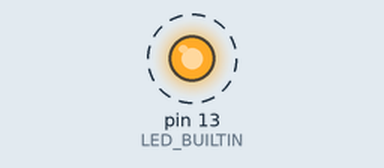
Simulated run of this sketch. Board: Arduino Uno, built with avr-gcc and run on an emulated ATmega328P. Parts: output pins drawn as LEDs (lit = HIGH). Dashed ring = blinking.

Above: at 0.5 s.
Timing chart, 0 to 4.6 s (numbered marks = the images above):
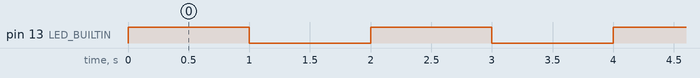

Measured:
- by itself, pin 13 (LED_BUILTIN): alternates HIGH for 1.0 s and LOW for 1.0 s

The sketch:

blink.ino
```cpp
/*
  Blink
  Turns on an LED on for one second, then off for one second, repeatedly.
  反复的点亮LED一秒钟，然后关闭LED一秒钟。

  Most Arduinos have an on-board LED you can control. On the UNO, MEGA and ZERO
  it is attached to digital pin 13, on MKR1000 on pin 6. LED_BUILTIN is set to
  the correct LED pin independent of which board is used.
  If you want to know what pin the on-board LED is connected to on your Arduino model, check
  the Technical Specs of your board  at https://www.arduino.cc/en/Main/Products
  很多Ａｒｄｕｉｎｏ开发板上带有一个你可以控制的ＬＥＤ． 在UNO, MEGA 和 ZERO型号的开发板上，
  这个ＬＥＤ连在了引脚１３上。 在MKR1000型号的开发板上，这个ＬＥＤ连在了引脚６上。无论使用哪
  种型号的开发板，LED_BUILTIN可以代表正确的LED引脚编号。

*/

 int delayTime;

// the setup function runs once when you press reset or power the board
//当你给开发板通电后或者按下复位按钮后，setup函数运行一次。
void setup() {
  // initialize digital pin LED_BUILTIN as an output.
  // 初始化LED_BUILTIN数字引脚为输出模式
  pinMode(LED_BUILTIN, OUTPUT);
}

// the loop function runs over and over again forever
// loop 函数永远会反复的运行
void loop() {
  delayTime = delayTime + 1000;
  digitalWrite(LED_BUILTIN, HIGH);   // 点亮LED（高电平）turn the LED on (HIGH is the voltage level)
  delay(1000);                       // 等待1秒 wait for a second
  digitalWrite(LED_BUILTIN, LOW);    // 将电平设置为低来熄灭LED turn the LED off by making the voltage LOW
  delay(1000);                       // 等待1秒 wait for a second
}
```
